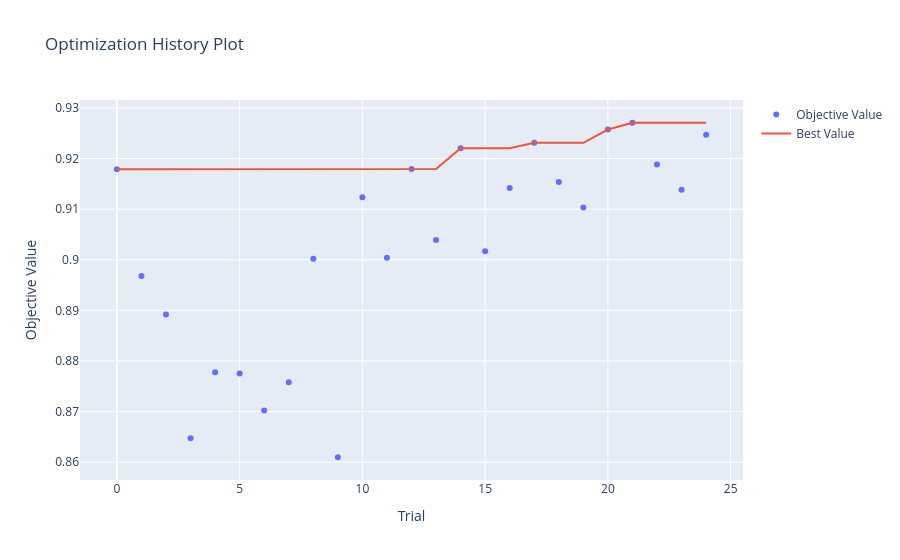
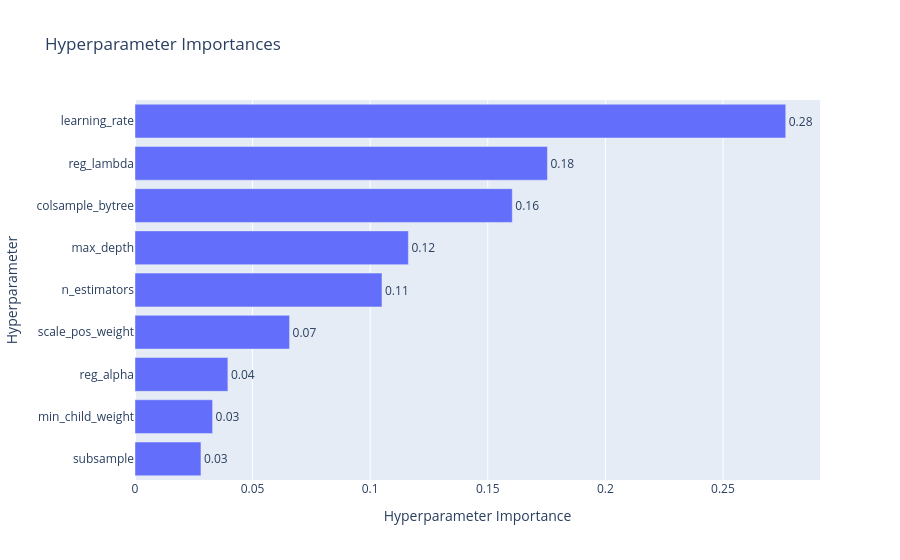

The notebook cell these images were saved under, in order:
### Code cell
import optuna.visualization as optuna_vis

# Plot optimization history
fig_history = optuna_vis.plot_optimization_history(study)
fig_history.show()

# Plot hyperparameter importances
fig_importance = optuna_vis.plot_param_importances(study)
fig_importance.show()

### Figure 1 — Plotly figure (JSON) as saved in the notebook; plotly's stock layout.template omitted (floating-point values rounded to 4 significant figures)
{"data": [{"mode": "markers", "name": "Objective Value", "type": "scatter", "x": [0, 1, 2, 3, 4, 5, 6, 7, 8, 9, 10, 11, 12, 13, 14, 15, 16, 17, 18, 19, 20, 21, 22, 23, 24], "y": [0.9179, 0.8968, 0.8892, 0.8647, 0.8778, 0.8775, 0.8702, 0.8758, 0.9002, 0.861, 0.9123, 0.9004, 0.9179, 0.9039, 0.922, 0.9017, 0.9142, 0.9231, 0.9154, 0.9103, 0.9257, 0.9271, 0.9188, 0.9138, 0.9247]}, {"mode": "lines", "name": "Best Value", "type": "scatter", "x": [0, 1, 2, 3, 4, 5, 6, 7, 8, 9, 10, 11, 12, 13, 14, 15, 16, 17, 18, 19, 20, 21, 22, 23, 24], "y": [0.9179, 0.9179, 0.9179, 0.9179, 0.9179, 0.9179, 0.9179, 0.9179, 0.9179, 0.9179, 0.9179, 0.9179, 0.9179, 0.9179, 0.922, 0.922, 0.922, 0.9231, 0.9231, 0.9231, 0.9257, 0.9271, 0.9271, 0.9271, 0.9271]}, {"marker": {"color": "#cccccc"}, "mode": "markers", "name": "Infeasible Trial", "showlegend": false, "type": "scatter", "x": [], "y": []}], "layout": {"title": {"text": "Optimization History Plot"}, "xaxis": {"title": {"text": "Trial"}}, "yaxis": {"title": {"text": "Objective Value"}}}}

### Figure 2 — Plotly figure (JSON) as saved in the notebook; plotly's stock layout.template omitted (floating-point values rounded to 4 significant figures)
{"data": [{"cliponaxis": false, "hovertemplate": ["subsample (FloatDistribution): 0.028042022758358796<extra></extra>", "min_child_weight (IntDistribution): 0.032997056343678645<extra></extra>", "reg_alpha (FloatDistribution): 0.03949735939520214<extra></extra>", "scale_pos_weight (FloatDistribution): 0.06571743097559121<extra></extra>", "n_estimators (IntDistribution): 0.1050068301491839<extra></extra>", "max_depth (IntDistribution): 0.116244149715908<extra></extra>", "colsample_bytree (FloatDistribution): 0.16042638634422665<extra></extra>", "reg_lambda (FloatDistribution): 0.17537228432517876<extra></extra>", "learning_rate (FloatDistribution): 0.2766964799926719<extra></extra>"], "name": "Objective Value", "orientation": "h", "text": ["0.03", "0.03", "0.04", "0.07", "0.11", "0.12", "0.16", "0.18", "0.28"], "textposition": "outside", "type": "bar", "x": [0.02804, 0.033, 0.0395, 0.06572, 0.105, 0.1162, 0.1604, 0.1754, 0.2767], "y": ["subsample", "min_child_weight", "reg_alpha", "scale_pos_weight", "n_estimators", "max_depth", "colsample_bytree", "reg_lambda", "learning_rate"]}], "layout": {"title": {"text": "Hyperparameter Importances"}, "xaxis": {"title": {"text": "Hyperparameter Importance"}}, "yaxis": {"title": {"text": "Hyperparameter"}}}}
